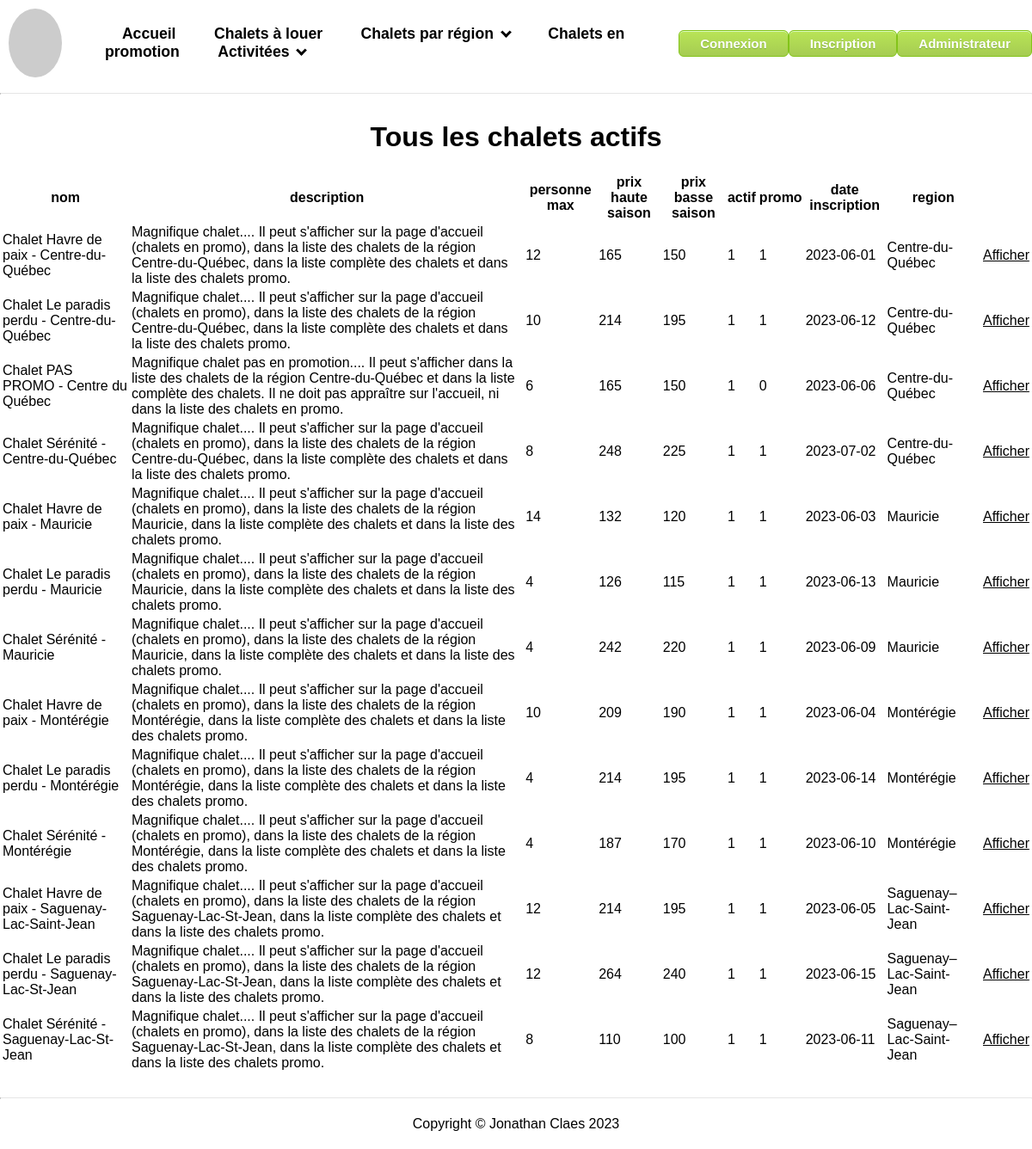
/liste_chalets.php, run on the app's committed database.
### tables this page shows
CREATE TABLE `chalets` (
  `id` int NOT NULL,
  `nom` varchar(50) NOT NULL,
  `description` text NOT NULL,
  `personnes_max` int NOT NULL,
  `prix_haute_saison` int NOT NULL,
  `prix_basse_saison` int NOT NULL,
  `actif` tinyint(1) NOT NULL,
  `promo` tinyint(1) NOT NULL,
  `date_inscription` date NOT NULL,
  `fk_region` int NOT NULL,
  `id_picsum` int NOT NULL
);

CREATE TABLE `regions` (
  `id` int NOT NULL,
  `nom` varchar(50) NOT NULL
);

### controlleurs/ControlleurBaseChalet.php (called while the page is built, shortened)
<?php
require_once './modeles/chalets.php';
class ControlleurBaseChalet {
    function afficherTableau() {
        $chalets = modele_chalet::ObtenirTous();
        require './vues/chalets/tableau.php';
    }
}
?>

### modeles/chalets.php (called while the page is built, shortened)
<?php
class modele_chalet {
    public function __construct($id, $nom, $description, $personnes_max, $prix_haute_saison, $prix_basse_saison, $actif, $promo, $date_inscription, $fk_region) {
        $this->id = $id;
        $this->nom = $nom;
        $this->description = $description;
        $this->personnes_max = $personnes_max;
        $this->prix_haute_saison = $prix_haute_saison;
        $this->prix_basse_saison = $prix_basse_saison;
        $this->actif = $actif;
        $this->promo = $promo;
        $this->date_inscription = $date_inscription;
        $this->nom_region = $this->getNomRegion($fk_region);
    }
    private function getNomRegion($fk_region) {
       $mysqli = self::connecter();
        if ($requete = $mysqli->prepare("SELECT nom FROM regions WHERE id = ?")) {
            $requete->bind_param("i", $fk_region);
            $requete->execute();
        $result = $requete->get_result();
        if ($enregistrement = $result->fetch_assoc()) {
             return $enregistrement['nom'];
            }
                }
        return '';
            }
    static function connecter() {
        $mysqli = new mysqli(Dd::$host, Dd::$username, Dd::$password, Dd::$database);
        return $mysqli;
    }
    public static function ObtenirTous() {
        $liste = [];
        $mysqli = self::connecter();
        $resultatRequete = $mysqli->query("SELECT id, nom, description, personnes_max, prix_haute_saison, prix_basse_saison, actif, promo, date_inscription, fk_region FROM chalets WHERE actif=1 ORDER BY fk_region, nom");
        foreach ($resultatRequete as $enregistrement) {
            $liste[] = new modele_chalet($enregistrement['id'], $enregistrement['nom'], $enregistrement['description'],$enregistrement['personnes_max'], $enregistrement['prix_haute_saison'], $enregistrement['prix_basse_saison'], $enregistrement['actif'], $enregistrement['promo'], $enregistrement['date_inscription'], $enregistrement['fk_region']);
        }
        return $liste;
    }
}
?>

### vues/chalets/tableau.php (the view)
<table>
<tr>
        <th>nom</th>
        <th>description</th>
        <th>personne max</th>
        <th>prix haute saison</th>
        <th>prix basse saison</th>
        <th>actif</th>
        <th>promo</th>
        <th>date inscription</th>
        <th>region</th>
    </tr>
    <?php
        foreach ($chalets as $chalet) {
    ?>
        <tr>
        <td><?= $chalet->nom ?></td>
            <td><?= $chalet->description?></td>
            <td><?= $chalet->personnes_max ?></td>
            <td><?= $chalet->prix_haute_saison ?></td>
            <td><?= $chalet->prix_basse_saison ?></td>
            <td><?= $chalet->actif ?></td>
            <td><?= $chalet->promo ?></td>
            <td><?= $chalet->date_inscription ?></td>
            <td><?= $chalet->nom_region ?></td>
            <td>
                <a href="fiche_chalet.php?id=<?= $chalet->id ?>">Afficher</a>
            </td>
        </tr>
    <?php
        }
    ?>
</table>

### css/styles.css (style rules this page uses)
html { margin:0; padding:0 }
body { margin: 100px 0 0 0; padding: 20px 0; font-family: Arial, sans-serif; align-items: center; justify-content: center; }
.light-mode, .light-mode a, .light-mode header { background-color: white; color: black; }

### data on the page
chalets: nom "Chalet Havre de paix - Centre-du-Québec", description "Magnifique chalet.... Il peut s'afficher sur la page d'accueil (chalets en promo), dans la liste des chalets de la région Centre-du-Québec, dans la liste complète des chalets et dans la liste des chalets promo.", personnes_max "12", prix_haute_saison "165", prix_basse_saison "150", actif "1", promo "1", date_inscription "2023-06-01", fk_region.nom "Centre-du-Québec"
chalets: nom "Chalet Le paradis perdu - Centre-du-Québec", description "Magnifique chalet.... Il peut s'afficher sur la page d'accueil (chalets en promo), dans la liste des chalets de la région Centre-du-Québec, dans la liste complète des chalets et dans la liste des chalets promo.", personnes_max "10", prix_haute_saison "214", prix_basse_saison "195", actif "1", promo "1", date_inscription "2023-06-12", fk_region.nom "Centre-du-Québec"
chalets: nom "Chalet PAS PROMO - Centre du Québec", description "Magnifique chalet pas en promotion.... Il peut s'afficher dans la liste des chalets de la région Centre-du-Québec et dans la liste complète des chalets. Il ne doit pas appraître sur l'accueil, ni dans la liste des chalets en promo.", personnes_max "6", prix_haute_saison "165", prix_basse_saison "150", actif "1", promo "0", date_inscription "2023-06-06", fk_region.nom "Centre-du-Québec"
chalets: nom "Chalet Sérénité - Centre-du-Québec", description "Magnifique chalet.... Il peut s'afficher sur la page d'accueil (chalets en promo), dans la liste des chalets de la région Centre-du-Québec, dans la liste complète des chalets et dans la liste des chalets promo.", personnes_max "8", prix_haute_saison "248", prix_basse_saison "225", actif "1", promo "1", date_inscription "2023-07-02", fk_region.nom "Centre-du-Québec"
chalets: nom "Chalet Havre de paix - Mauricie", description "Magnifique chalet.... Il peut s'afficher sur la page d'accueil (chalets en promo), dans la liste des chalets de la région Mauricie, dans la liste complète des chalets et dans la liste des chalets promo.", personnes_max "14", prix_haute_saison "132", prix_basse_saison "120", actif "1", promo "1", date_inscription "2023-06-03", fk_region.nom "Mauricie"
chalets: nom "Chalet Le paradis perdu - Mauricie", description "Magnifique chalet.... Il peut s'afficher sur la page d'accueil (chalets en promo), dans la liste des chalets de la région Mauricie, dans la liste complète des chalets et dans la liste des chalets promo.", personnes_max "4", prix_haute_saison "126", prix_basse_saison "115", actif "1", promo "1", date_inscription "2023-06-13", fk_region.nom "Mauricie"
chalets: nom "Chalet Sérénité - Mauricie", description "Magnifique chalet.... Il peut s'afficher sur la page d'accueil (chalets en promo), dans la liste des chalets de la région Mauricie, dans la liste complète des chalets et dans la liste des chalets promo.", personnes_max "4", prix_haute_saison "242", prix_basse_saison "220", actif "1", promo "1", date_inscription "2023-06-09", fk_region.nom "Mauricie"
chalets: nom "Chalet Havre de paix - Montérégie", description "Magnifique chalet.... Il peut s'afficher sur la page d'accueil (chalets en promo), dans la liste des chalets de la région Montérégie, dans la liste complète des chalets et dans la liste des chalets promo.", personnes_max "10", prix_haute_saison "209", prix_basse_saison "190", actif "1", promo "1", date_inscription "2023-06-04", fk_region.nom "Montérégie"
chalets: nom "Chalet Le paradis perdu - Montérégie", description "Magnifique chalet.... Il peut s'afficher sur la page d'accueil (chalets en promo), dans la liste des chalets de la région Montérégie, dans la liste complète des chalets et dans la liste des chalets promo.", personnes_max "4", prix_haute_saison "214", prix_basse_saison "195", actif "1", promo "1", date_inscription "2023-06-14", fk_region.nom "Montérégie"
chalets: nom "Chalet Sérénité - Montérégie", description "Magnifique chalet.... Il peut s'afficher sur la page d'accueil (chalets en promo), dans la liste des chalets de la région Montérégie, dans la liste complète des chalets et dans la liste des chalets promo.", personnes_max "4", prix_haute_saison "187", prix_basse_saison "170", actif "1", promo "1", date_inscription "2023-06-10", fk_region.nom "Montérégie"
chalets: nom "Chalet Havre de paix - Saguenay-Lac-Saint-Jean", description "Magnifique chalet.... Il peut s'afficher sur la page d'accueil (chalets en promo), dans la liste des chalets de la région Saguenay-Lac-St-Jean, dans la liste complète des chalets et dans la liste des chalets promo.", personnes_max "12", prix_haute_saison "214", prix_basse_saison "195", actif "1", promo "1", date_inscription "2023-06-05", fk_region.nom "Saguenay–Lac-Saint-Jean"
chalets: nom "Chalet Le paradis perdu - Saguenay-Lac-St-Jean", description "Magnifique chalet.... Il peut s'afficher sur la page d'accueil (chalets en promo), dans la liste des chalets de la région Saguenay-Lac-St-Jean, dans la liste complète des chalets et dans la liste des chalets promo.", personnes_max "12", prix_haute_saison "264", prix_basse_saison "240", actif "1", promo "1", date_inscription "2023-06-15", fk_region.nom "Saguenay–Lac-Saint-Jean"
chalets: nom "Chalet Sérénité - Saguenay-Lac-St-Jean", description "Magnifique chalet.... Il peut s'afficher sur la page d'accueil (chalets en promo), dans la liste des chalets de la région Saguenay-Lac-St-Jean, dans la liste complète des chalets et dans la liste des chalets promo.", personnes_max "8", prix_haute_saison "110", prix_basse_saison "100", actif "1", promo "1", date_inscription "2023-06-11", fk_region.nom "Saguenay–Lac-Saint-Jean"
